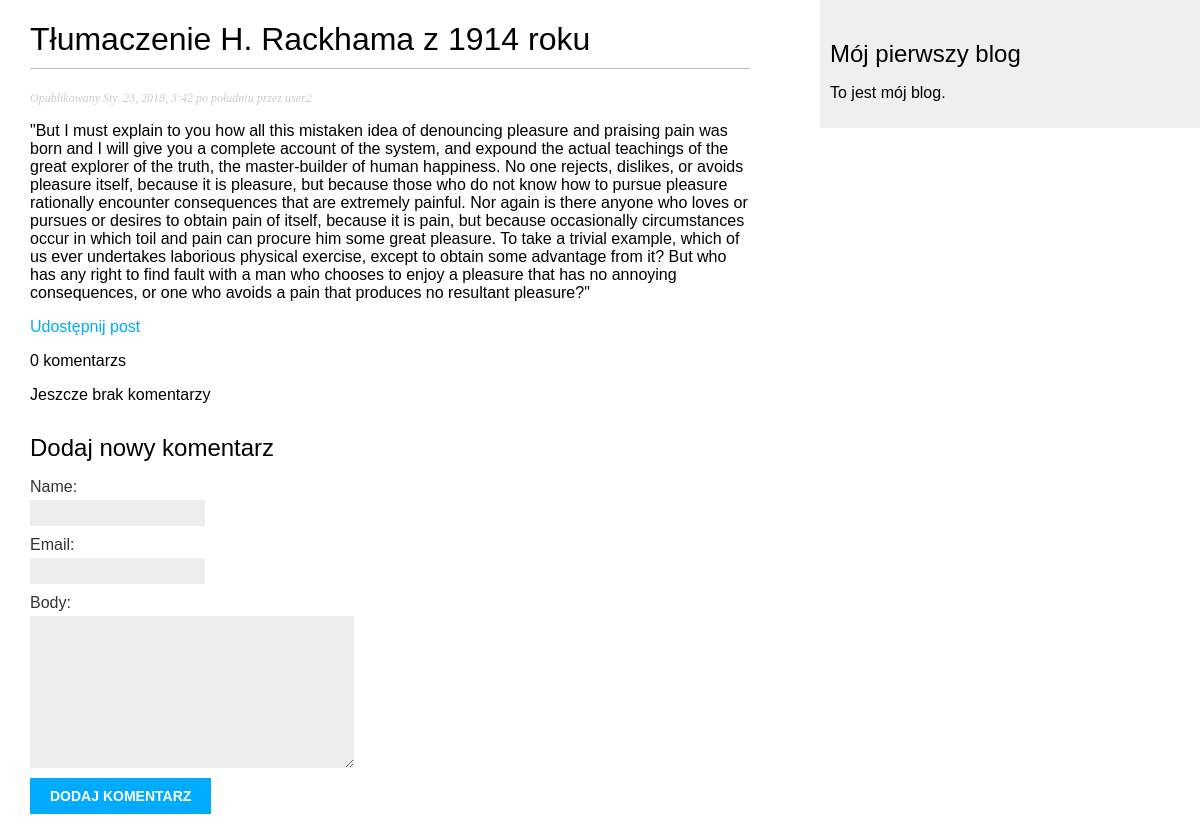
Page /blog/2018/01/23/tlumaczenie-h-rackhama-z-1914-roku/ on the earlier database version.
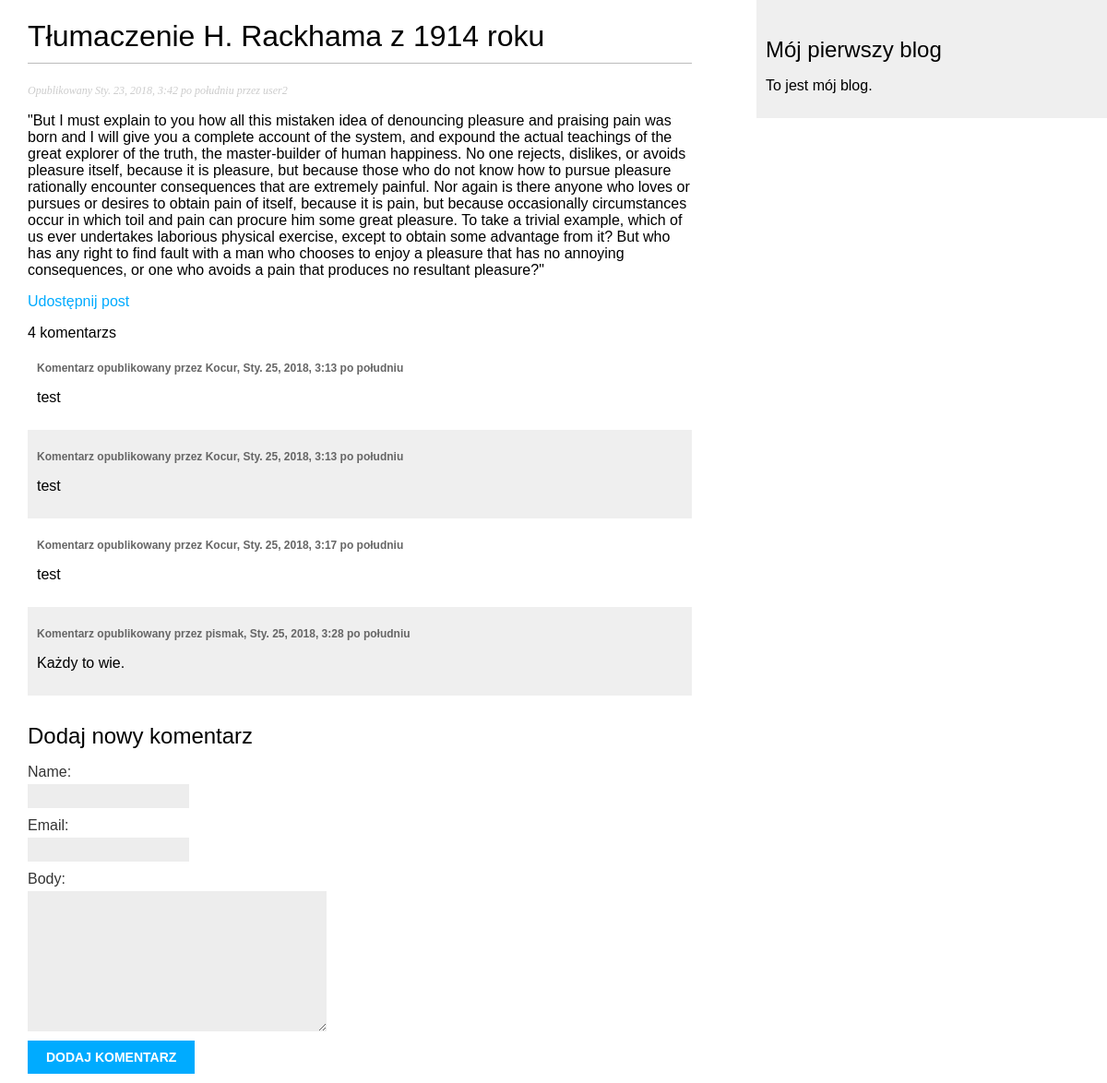
Same page on the later database version.
### blog/models.py (models this page shows, shortened)
class Comment(models.Model):
    post = models.ForeignKey(Post, related_name='comments', on_delete=models.CASCADE)
    name = models.CharField(max_length=80)
    email = models.EmailField()
    body = models.TextField()
    created = models.DateTimeField(auto_now_add=True)
    updated = models.DateTimeField(auto_now=True)
    active = models.BooleanField(default=True)
    class Meta:
        ordering = ('created', )

### blog/views.py (the view)
# urls.py: path('<int:year>/<int:month>/<int:day>/<slug:post>/', views.post_detail, name='post_detail'),
def post_detail(request, year, month, day, post):
    template_name = 'blog/post/detail.html'
    post = get_object_or_404(Post,
                             slug=post,
                             status='published',
                             publish__year=year,
                             publish__month=month,
                             publish__day=day
                             )
    comments = post.comments.filter(active=True)
    if request.method == 'POST':
        comment_form = CommentForm(data=request.POST)
        if comment_form.is_valid():
            new_comment = comment_form.save(commit=False)
            new_comment.post = post
            new_comment.save()
    else:
        comment_form = CommentForm()
    context = {'post': post,
               'comments': comments,
               'comment_form': comment_form}
    return render(request, template_name, context)

### blog/forms.py
class CommentForm(forms.ModelForm):
    class Meta:
        model = Comment
        fields = ('name', 'email', 'body')

### blog/templates/blog/post/detail.html (shortened to what this page needs)
{% extends "blog/base.html" %}
{% block content %}
    <h1>{{ post.title }}</h1>
    <p class="date"> Opublikowany {{ post.publish }} przez {{ post.author }}</p>
    {{ post.body|linebreaks }}
    <p>
        <a href="{% url 'blog:post_share' post.id %}">Udostępnij post</a>
    </p>
    {% with comments.count as total_comments %}
        {{ total_comments }} komentarz{{ total_comments|pluralize }}
    {% endwith %}
    {% for comment in comments %}
        <div class="comment">
            <p class="info">
                Komentarz {{ foorloop.counter }} opublikowany przez {{ comment.name }}, {{ comment.created }}
            </p>
                {{ comment.body|linebreaks }}
        </div>
    {% empty %}
        <p>Jeszcze brak komentarzy</p>
    {% endfor %}
    {% if new_comment %}
        <h2>Komentarz został dodany</h2>
    {% else %}
        <h2>Dodaj nowy komentarz </h2>
        <form action="." method="post">
            {{ comment_form.as_p }}
            <input type="submit" value="Dodaj komentarz">
        </form>
    {% endif %}
{% endblock %}

Differences in the rows shown:
added Comment: name "Kocur", created "Sty. 25, 2018, 3:13 po południu", body "test"
added Comment: name "Kocur", created "Sty. 25, 2018, 3:13 po południu", body "test"
added Comment: name "Kocur", created "Sty. 25, 2018, 3:17 po południu", body "test"
added Comment: name "pismak", created "Sty. 25, 2018, 3:28 po południu", body "Każdy to wie."
Other differences:
{{ total_comments }}: "0" → "4"
text no longer shown: "Jeszcze brak komentarzy"
